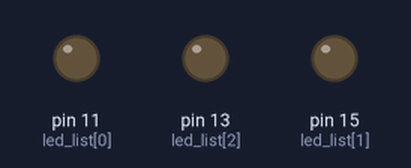
This program was run on a simulated Raspberry Pi (header pin numbers). On the bench: output pins drawn as LEDs (lit = HIGH).

Above: at 1.0 s.
At 3.0 s:
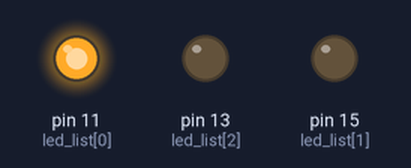
At 7.0 s:
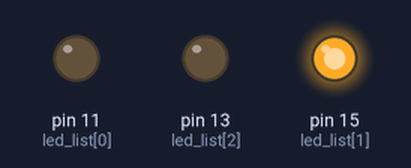
At 11.0 s:
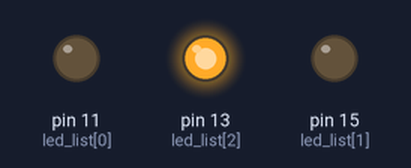
Timing chart, 0 to 15.6 s (numbered marks = the images above):
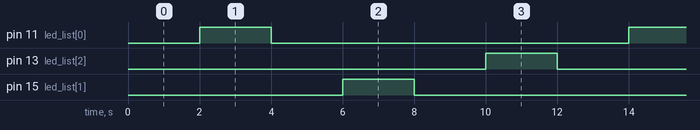

The program:

rasp_3led.py
```python
import RPi.GPIO as GPIO
import time

GPIO.setmode(GPIO.BOARD)
GPIO.setwarnings(False)

led_list=[11,15,13]

GPIO.setup(led_list, GPIO.OUT, initial=GPIO.LOW)
# GPIO.output(led1, GPIO.HIGH)

while True:
    for i in led_list:
        GPIO.output(led_list, GPIO.LOW)
        time.sleep(2)
        GPIO.output(i, GPIO.HIGH)
        time.sleep(2)

    # for i in range(3):


    #     GPIO.output(led_list[i], GPIO.HIGH)
    #     time.sleep(1)
    #     GPIO.output(led_list, GPIO.LOW)
    #     time.sleep(1)
        
```

Measured:
- by itself, pin 11 (led_list[0]), pin 13 (led_list[2]), pin 15 (led_list[1]): alternates HIGH for 2.0 s and LOW for 10.0 s
- by itself, everything shown: repeats every 12.0 s, in 6 steps
